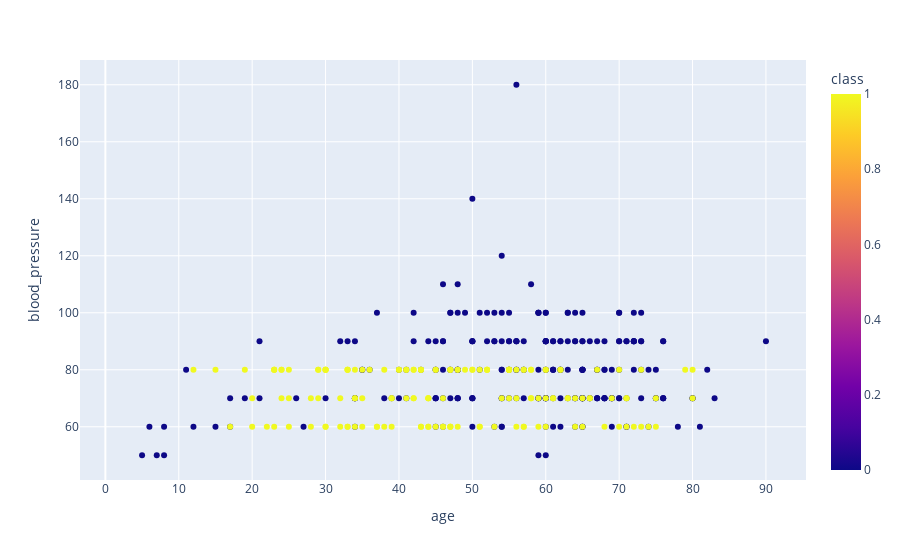

Notebook source saved alongside this figure:
### Code cell
fig=px.scatter(df,x="age",y="blood_pressure",color="class",hover_data=["haemoglobin","serum_creatinine"])
fig.show()

### Figure 1 — Plotly figure (JSON) as saved in the notebook; plotly's stock layout.template omitted (floating-point values rounded to 4 significant figures; data arrays with more than 128 entries replaced by an {"elided": "..."} marker saying what was removed)
{"data": [{"customdata": {"elided": "400x2 float values"}, "hovertemplate": "age=%{x}<br>blood_pressure=%{y}<br>haemoglobin=%{customdata[0]}<br>serum_creatinine=%{customdata[1]}<br>class=%{marker.color}<extra></extra>", "legendgroup": "", "marker": {"color": {"elided": "400 int values"}, "coloraxis": "coloraxis", "symbol": "circle"}, "mode": "markers", "name": "", "orientation": "v", "showlegend": false, "type": "scatter", "x": {"elided": "400 int values"}, "xaxis": "x", "y": {"elided": "400 int values"}, "yaxis": "y"}], "layout": {"coloraxis": {"colorbar": {"title": {"text": "class"}}, "colorscale": [[0, "#0d0887"], [0.1111, "#46039f"], [0.2222, "#7201a8"], [0.3333, "#9c179e"], [0.4444, "#bd3786"], [0.5556, "#d8576b"], [0.6667, "#ed7953"], [0.7778, "#fb9f3a"], [0.8889, "#fdca26"], [1, "#f0f921"]]}, "legend": {"tracegroupgap": 0}, "margin": {"t": 60}, "xaxis": {"anchor": "y", "domain": [0, 1], "title": {"text": "age"}}, "yaxis": {"anchor": "x", "domain": [0, 1], "title": {"text": "blood_pressure"}}}}
